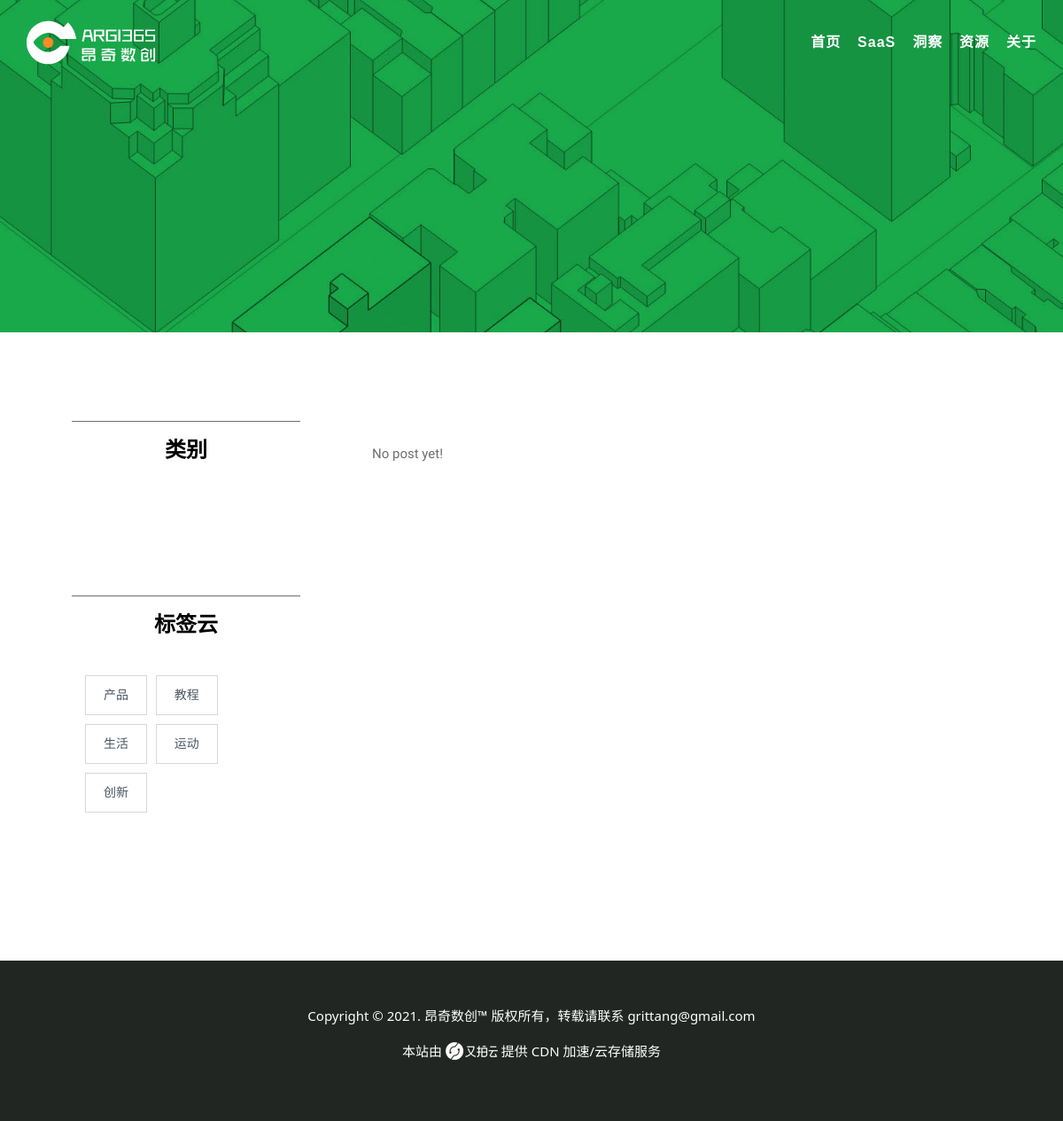
Screenshot of /blog/ with the database file from the repository.
### blog/models.py (models this page shows, shortened)
class Channel(models.Model):
  name = models.CharField(max_length=20, default='Your channel name here.')
  desc = models.CharField(max_length=200, default='Your channel description here.')
  class Meta:
    verbose_name = '版块'
    verbose_name_plural = verbose_name

class Tag(models.Model):
  name = models.CharField(max_length=20)
  class Meta:
    verbose_name = '标签'
    verbose_name_plural = verbose_name

### blog/views.py (the view)
# urls.py: path('blog/', views.BlogView.as_view(), name='blog'),
class BlogView(BaseView):
  template_name = 'blog/blog.html'
  paginate_by = 5

### blog/templatetags/blog_extras.py (called while the page is built)
@register.inclusion_tag('blog/inclusions/_tags.html', takes_context=True)
def show_tags(context):
  tag_list = Tag.objects.annotate(
    num_posts=Count('post')).filter(num_posts__gt=0)
  return {
    'tag_list': tag_list,
  }

@register.inclusion_tag('blog/inclusions/_follow_me.html', takes_context=True)
def show_follow_me(context):
  return

@register.inclusion_tag('blog/inclusions/_pagination.html', takes_context=True)
def show_pagination(context):
  return

### templates/blog/blog.html (shortened to what this page needs)
{% extends 'base.html' %}
{% load static %}
{% load blog_extras %}
{% block slider %}
  <section id="parallax2" class="slider-area fix p-relative">
    <div class="slider-active2">
      <div class="single-slider slider-bg d-flex align-items-center"
        style="background-image:url({% static 'blog/img/bg/header-inner-bg.jpg' %}"); background-repeat: no-repeat; background-position: right;background-size: inherit;">
        <div class="container">
          <div class="row align-items-center">
            <div class="col-lg-12">
              <div class="slider-content-channel s-slider-content-channel text-center mt-120">
              </div>
            </div>
          </div>
        </div>
      </div>
    </div>
  </section>
{% endblock slider %}
{% block inner-blog %}
  <section class="inner-blog pt-100 pb-50">
    <div class="container">
      <div class="row">
        <div class="col-lg-4">
          <aside>
            <div class="widget mb-40">
              <div class="widget-title text-center">
                <h4>类别</h4>
              </div>
            </div>
            {% show_tags %}
          </aside>
        </div>
        <div class="col-lg-8">
          {% for post in post_list %}
            <div class="bsingle__post mb-50">
              {% if post.avatar %}
              <div class="bsingle__post-thumb">
                <img src="{{ post.avatar }}" alt="avatar">
              </div>
              {% endif %}
              <div class="bsingle__content">
                <div class="meta-info">
                  <ul>
                    <li><i class="far fa-calendar-alt"></i>{{ post.created_time.date|date:'n. d. Y' }}</li>
                    <li><i class="far fa-user"></i>{{ post.author }}</li>
                    <li><i class="far fa-eye"></i>{{ post.views }}</li>
                  </ul>
                </div>
                <h2><a href="{{ post.get_absolute_url }}">{{ post.title }}</a></h2>
                <p>{{ post.excerpt }}...</p>
                <div class="slider-btn">
                  <a href="{{ post.get_absolute_url }}" class="btn ss-btn" data-animation="fadeInRight" data-delay=".8s">继续阅读</a>
                </div>
              </div>
            </div>
          {% empty %}
            <div class="no-post">No post yet!</div>
          {% endfor %}
        </div>
      </div>
    </div>
  </section>
{% endblock inner-blog %}

### templates/base.html (shortened to what this page needs)
{% load static %}
{% load blog_extras %}
<!doctype html>
<html class="no-js" lang="zh">
  <head>
    <link rel="stylesheet" href="{% static 'blog/css/bootstrap.min.css' %}">
    <link rel="stylesheet" href="{% static 'blog/css/github.css' %}">
    <link rel="stylesheet" href="{% static 'blog/css/animate.min.css' %}">
    <link rel="stylesheet" href="{% static 'blog/fontawesome/css/all.min.css' %}">
    <link rel="stylesheet" href="{% static 'blog/css/dripicons.css' %}">
    <link rel="stylesheet" href="{% static 'blog/css/dripicons.css' %}">
    <link rel="stylesheet" href="{% static 'blog/css/slick.css' %}">
    <link rel="stylesheet" href="{% static 'blog/css/default.css' %}">
    <link rel="stylesheet" href="{% static 'blog/css/meanmenu.css' %}">
    <link rel="stylesheet" href="{% static 'blog/css/style.css' %}">
    <link rel="stylesheet" href="{% static 'blog/css/responsive.css' %}">
    <link rel="stylesheet" href="{% static 'blog/css/responsive.css' %}">
    <link rel="stylesheet" href="{% static 'blog/css/responsive-plus.css' %}">
    <link rel="stylesheet" href="{% static 'blog/css/typora-pie-argi.css' %}">
    <link rel="stylesheet" href="{% static 'blog/css/typora-plus.css' %}">
  </head>
  <body>
    <header class="header-area in-header">
      <div class="menu-area menu-area2">
        <div class="container">
          <div class="second-menu">
            <div class="row align-items-center">
              <div class="col-xl-2 col-lg-2">
                <div class="logo2">
                  <a href="{% url 'blog:index' %}"><img src="{% static 'blog/img/logo/argi_logo_l.svg' %}" alt="logo"></a>
                </div>
              </div>
              <div class="col-xl-10 col-lg-10">
                <div class="main-menu text-right">
                  <nav id="mobile-menu">
                    <ul>
                      <li><a href="{% url 'blog:index' %}">首页</a></li>
                      {% for channel in channel_list %}
                        <li>
                          <a href="{% url 'blog:channel' channel.pk %}">{{ channel.name }}</a>
                        </li>
                      {% empty %}
                        <div>No channel yet.</div>
                      {% endfor %}
                      <li><a href="{% url 'blog:about' %}">关于</a></li>
                    </ul>
                  </nav>
                </div>
              </div>
            </div>
          </div>
        </div>
      </div>
    </header>
    <main>
    {% block main %}
      {% block slider %}
      {% endblock slider %}
      {% block inner-blog %}
      {% endblock inner-blog %}
    {% endblock main %}
    </main>
    <footer class="footer-bg footer-p pt-50" >
      <div class="footer-top pb-50">
        <div class="container">
          <div class="row align-items-center text-center">
            <div class="col-12">
              <p>Copyright &copy; 2021. 昂奇数创™ 版权所有，转载请联系 grittang@gmail.com</p>
              <p><span>本站由 </span><img src="{% static 'blog/img/footer/f-upayun.png' %}" alter='又拍云'> 提供 CDN 加速/云存储服务</span></p>
            </div>
          </div>
        </div>
      </div>
    </footer>
  </body>
</html>

### templates/blog/inclusions/_tags.html
<div class="widget mb-40">
  <div class="widget-title text-center">
    <h4>标签云</h4>
  </div>
  <div class="widget__tag">
    <ul>
      {% for tag in tag_list %}
        <li><a href="{% url 'blog:tag' tag.pk %}">{{ tag.name }}</a></li>
      {% empty %}
          No tags yet.
      {% endfor %}
    </ul>
  </div>
</div>

### blog/static/blog/css/default.css (style rules this page uses)
.mt-120 { margin-top: 120px; }
.mb-40 { margin-bottom: 40px; }
.pt-50 { padding-top: 50px; }
.pt-100 { padding-top: 100px; }
.pb-50 { padding-bottom: 50px; }

### blog/static/blog/css/responsive.css (style rules this page uses)
@media (min-width: 1200px) and (max-width: 1500px) { .main-menu ul li:first-child { margin-left: 0; } }
@media (min-width: 1200px) and (max-width: 1500px) { .menu-area::before { width: 26%; } }
@media (min-width: 992px) and (max-width: 1200px) { .second-menu .main-menu ul li { margin-left: 15px; } }
@media (min-width: 992px) and (max-width: 1200px) { .menu-area::before { width: 27%; top: 0px; } }

### blog/static/blog/css/responsive-plus.css (style rules this page uses)
@media only screen and (min-width: 992px) and (max-width: 1200px) { .slider-bg { min-height: 400px!important; } }

### blog/static/blog/css/typora-pie-argi.css (style rules this page uses)
:root { --side-bar-bg-color: #ffffff; --control-text-color: #777777; --select-text-bg-color: #96FAB6; --active-file-text-color: #262626; --active-file-border-color: #19AA4B; --select-text-font-color: auto; --primary-color: #19AA4B; --mid-1: #ffffff; --mid-2: #fafafa; --mid-3: #f5f5f5; --mid-4: #f0f0f0; --mid-5: #d9d9d9; --mid-6: #bfbfbf; --mid-7: #8c8c8c; --mid-8: #595959; --mid-9: #434343; --mid-10: #262626; --mid-11: #1f1f1f; --mid-12: #141414; --mid-13: #000000; --main-1: #A0FFC1; --main-2: #63FF99; --main-3: #26FF70; --main-4: #22E766; --main-5: #1DC958; --main-6: #19AA4B; --main-7: #158B3E; --main-8: #106D30; --main-9: #0C4E23; --main-10: #073015; }
html { font-size: 14px; }
ul:first-child, ol:first-child { margin-top: 0; }
ul:last-child, ol:last-child { margin-bottom: 0; }
header, .context-menu, .megamenu-content, footer { font-family: 'Segoe UI', 'Arial', sans-serif; }

### blog/static/blog/css/typora-plus.css (style rules this page uses)
.row { display: flex; justify-content: space-between; }
.slider-content-channel { padding-top: 40px; }
.widget { margin: 0 51px 100px 51px; border-top: 1px solid #6d6d6d; padding: 20px 12px 12px 12px; }
.menu-area { background-color: #19AA4B; padding-top: 10px; padding-bottom: 10px; }
.footer-bg { background-color: #212623; }
.footer-bg img { margin-bottom: 4px; }

### rows the page displays
Channel: name "SaaS"
Channel: name "洞察"
Channel: name "资源"
Tag: name "产品"
Tag: name "教程"
Tag: name "生活"
Tag: name "运动"
Tag: name "创新"
